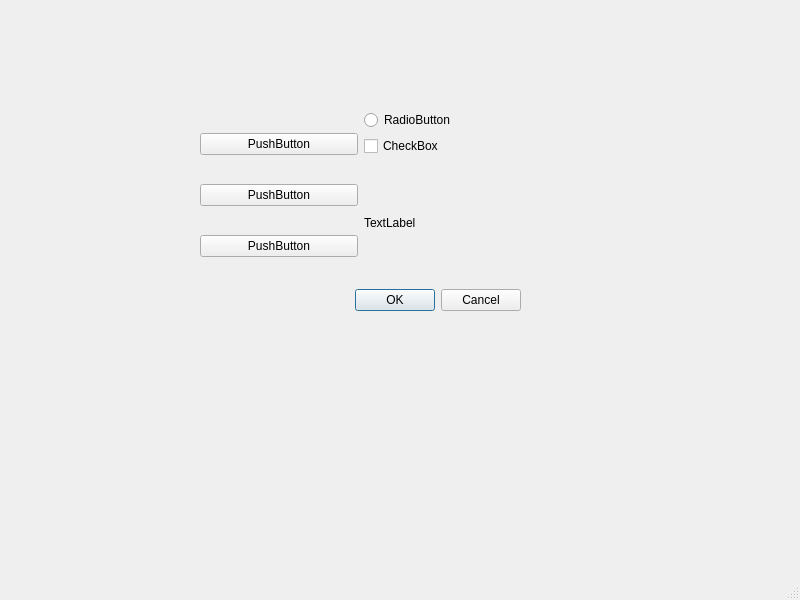
<?xml version="1.0" encoding="UTF-8"?>
<ui version="4.0">
 <class>Test</class>
 <widget class="QMainWindow" name="Test">
  <property name="geometry">
   <rect>
    <x>0</x>
    <y>0</y>
    <width>800</width>
    <height>600</height>
   </rect>
  </property>
  <property name="windowTitle">
   <string>MainWindow</string>
  </property>
  <widget class="QWidget" name="centralwidget">
   <widget class="QWidget" name="">
    <property name="geometry">
     <rect>
      <x>200</x>
      <y>110</y>
      <width>321</width>
      <height>201</height>
     </rect>
    </property>
    <layout class="QVBoxLayout" name="verticalLayout_3">
     <item>
      <layout class="QHBoxLayout" name="horizontalLayout">
       <item>
        <layout class="QVBoxLayout" name="verticalLayout">
         <item>
          <widget class="QPushButton" name="pushButton">
           <property name="text">
            <string>PushButton</string>
           </property>
          </widget>
         </item>
         <item>
          <widget class="QPushButton" name="pushButton_2">
           <property name="text">
            <string>PushButton</string>
           </property>
          </widget>
         </item>
         <item>
          <widget class="QPushButton" name="pushButton_3">
           <property name="text">
            <string>PushButton</string>
           </property>
          </widget>
         </item>
        </layout>
       </item>
       <item>
        <layout class="QVBoxLayout" name="verticalLayout_2">
         <item>
          <widget class="QRadioButton" name="radioButton">
           <property name="text">
            <string>RadioButton</string>
           </property>
          </widget>
         </item>
         <item>
          <widget class="QCheckBox" name="checkBox">
           <property name="text">
            <string>CheckBox</string>
           </property>
          </widget>
         </item>
         <item>
          <widget class="QLabel" name="label">
           <property name="text">
            <string>TextLabel</string>
           </property>
          </widget>
         </item>
        </layout>
       </item>
      </layout>
     </item>
     <item>
      <widget class="QDialogButtonBox" name="buttonBox">
       <property name="standardButtons">
        <set>QDialogButtonBox::Cancel|QDialogButtonBox::Ok</set>
       </property>
      </widget>
     </item>
    </layout>
   </widget>
  </widget>
  <widget class="QMenuBar" name="menubar">
   <property name="geometry">
    <rect>
     <x>0</x>
     <y>0</y>
     <width>800</width>
     <height>21</height>
    </rect>
   </property>
  </widget>
  <widget class="QStatusBar" name="statusbar"/>
 </widget>
 <resources/>
 <connections/>
</ui>
